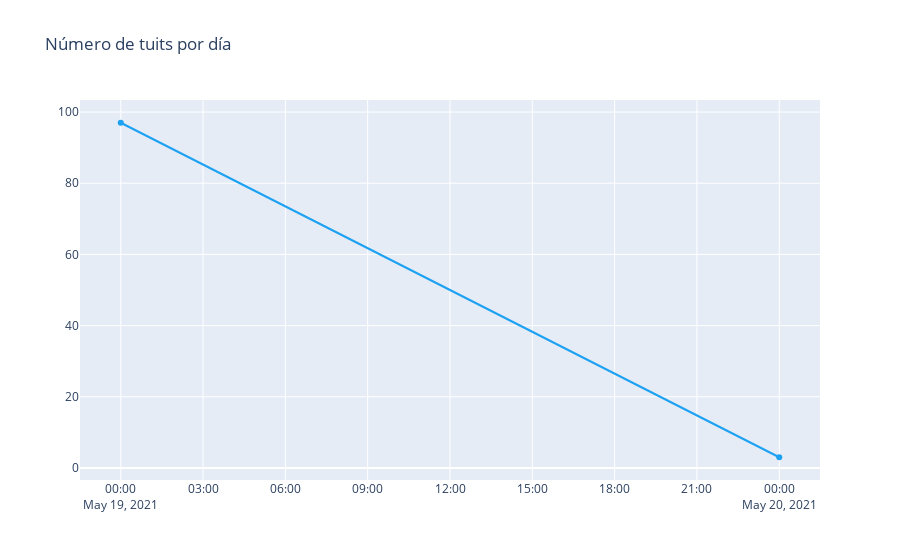

Notebook source saved alongside this figure:
### Code cell
trace = go.Scatter(x=temp.fecha.values,
                   y=temp.cnt.values,
                   text=[f"Fecha: {f}<br>Tuits: {c}" for f,c in zip(temp.fecha.values,temp.cnt.values)],
                   hoverinfo='text',
                   mode='lines+markers',
                   name='Días',
                   line={'color':'#1DA1F2'})

layout = go.Layout(title='Número de tuits por día')

fig = go.Figure(data=[trace], layout=layout)
iplot(fig)

### Figure 1 — Plotly figure (JSON) as saved in the notebook; plotly's stock layout.template omitted (floating-point values rounded to 4 significant figures)
{"data": [{"hoverinfo": "text", "line": {"color": "#1DA1F2"}, "mode": "lines+markers", "name": "Días", "text": ["Fecha: 2021-05-19<br>Tuits: 97", "Fecha: 2021-05-20<br>Tuits: 3"], "type": "scatter", "x": ["2021-05-19", "2021-05-20"], "y": [97, 3]}], "layout": {"title": {"text": "Número de tuits por día"}}}
